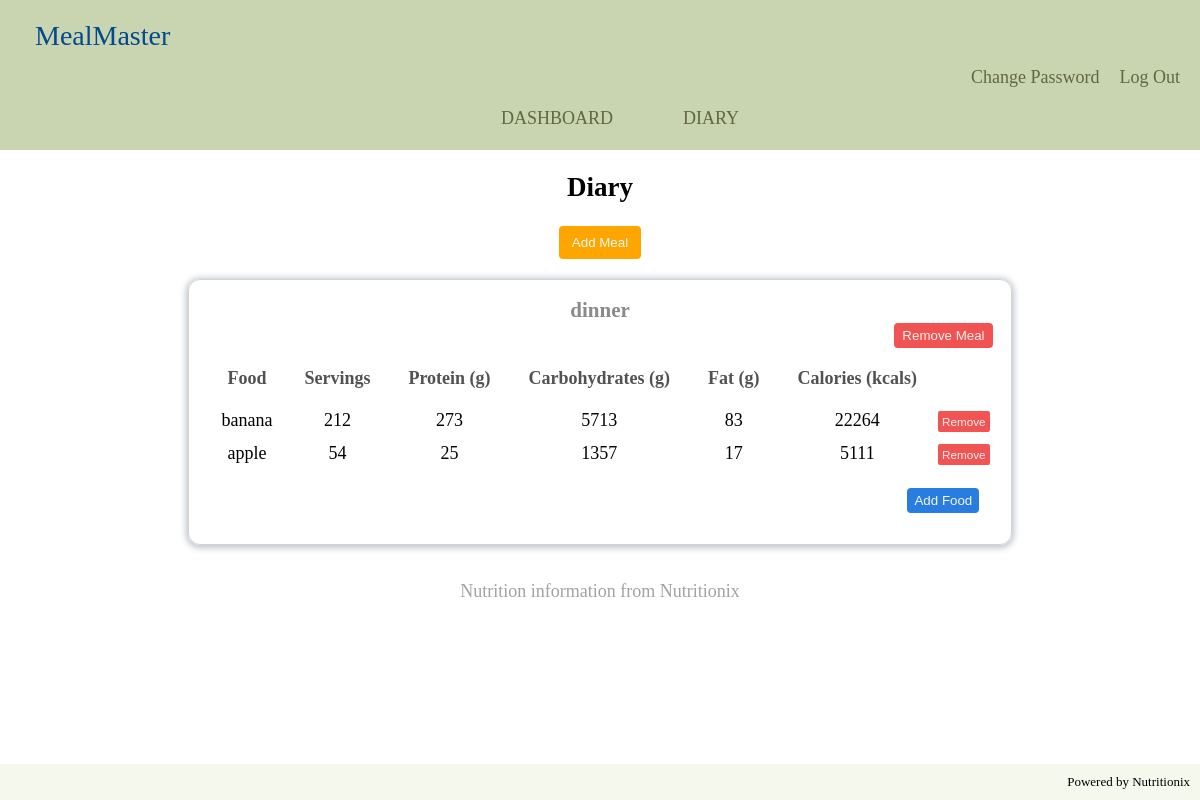
/diary (signed in), run on the app's committed database.
### tables this page shows
CREATE TABLE "meals" (meal_id INTEGER PRIMARY KEY NOT NULL, meal_name TEXT COLLATE NOCASE, username TEXT, FOREIGN KEY (username) REFERENCES users(username));

CREATE TABLE foods (food_id INTEGER PRIMARY KEY, food_name TEXT COLLATE NOCASE NOT NULL, servings INTEGER NOT NULL, calories INTEGER, protein INTEGER, carbohydrates INTEGER, fat INTEGER, meal_id INTEGER, FOREIGN KEY (meal_id) REFERENCES meals(meal_id));

### routes.py (the view)
@app.route("/diary")
@login_required
def diary():
    current_user = session['username']
    try:
        conn, cursor = connect_to_db()
        cursor.execute("SELECT * from meals WHERE username  = ?", (session['username'],))
        records = cursor.fetchall()
        meal_columns = [column[0] for column in cursor.description]
        meals = [dict(zip(meal_columns, record)) for record in records]
        for meal in meals:
            cursor.execute("SELECT * FROM foods WHERE meal_id = ?", (meal['meal_id'],))
            food_records = cursor.fetchall()
            food_columns = [column[0] for column in cursor.description]
            meal['foods'] = [dict(zip(food_columns, record)) for record in food_records]
        print(meal_columns, meals)
    except sqlite3.Error as e:
        flash("Error fetching meals")
        print("Error in db while fetching meals -", e)
    finally:
        conn.close()
    return render_template("diary.html", current_user=current_user, meals=meals)

### database.py (called while the page is built)
def connect_to_db():
    conn = sqlite3.connect('database.db')
    cursor = conn.cursor()
    return conn, cursor

### routes.py (called while the page is built)
def login_required(f):
    @wraps(f)
    def decorated_function(*args, **kwargs):
        if 'username' not in session:
            return redirect(url_for('unauthorized'))
        return f(*args, **kwargs)
    return decorated_function

### templates/diary.html (shortened to what this page needs)
{% extends "layout.html" %}
{% block link_styles %}
<link rel="stylesheet" href="/static/diary.css">
{% endblock %}
{% block main %}
<section class="diary-section">
    <h2>Diary</h2>
    <form action="/add_meal" method="POST" id="add-meal-form">
        <button type="button" id="add-meal-btn">Add Meal</button>
    </form>
    {% if meals %}
        {% for meal in meals %}
            <div class="meal-tables-container">
                <div class="meal-table-box">
                    <table class="meal-table">
                        <h3 class="meal-table-name"> {{ meal['meal_name'] }} </h3>
                        <form action="/remove_meal" method="post" class="remove-meal-form">
                            <button class="remove-meal-btn">Remove Meal</button>
                        </form>
                        <thead>
                            <tr>
                                <th>Food</th>
                                <th>Servings</th>
                                <th>Protein (g)</th>
                                <th>Carbohydrates (g)</th>
                                <th>Fat (g)</th>
                                <th>Calories (kcals)</th>
                            </tr>
                        </thead>
                        <tbody>
                            {% for food in meal['foods'] %}
                                <tr>
                                    <td>{{ food['food_name'] }}</td>
                                    <td>{{ food['servings'] }}</td>
                                    <td>{{ food['protein'] }}</td>
                                    <td>{{ food['carbohydrates'] }}</td>
                                    <td>{{ food['fat'] }}</td>
                                    <td>{{ food['calories'] }}</td>
                                    <td>
                                        <form action="/remove_food" method="post">
                                            <button name="remove-food-btn" class="remove-food-btn" type="submit">Remove</button>
                                        </form>
                                    </td>
                                </tr>
                            {% endfor %}
                        </tbody>
                    </table>
                    <button class="add-food-btn">Add Food</button>
                </div>
            </div>
        {% endfor %}
        <p class="nutrition-source-credit">Nutrition information from Nutritionix</p>
    {% endif %}
{% endblock %}

### static/general.css (style rules this page uses)
body { margin: 0; padding: 0; font-size: 18px; display: flex; flex-direction: column; min-height: 100vh; }

### static/diary.css (style rules this page uses)
.diary-section { display: flex; flex-direction: column; align-items: center; }
#add-meal-form { display: flex; flex-direction: column; align-items: center; }
#add-meal-btn { padding: 9px 13px; border: 0; border-radius: 4px; background-color: orange; color: rgb(250, 250, 250); cursor: pointer; transition-duration: 0.15s; }
.meal-tables-container { display: flex; margin-top: 20px; }
.meal-table-box { display: flex; flex-direction: column; padding: 1em; border: 1px solid lightgrey; border-radius: 12px; box-shadow: 0 1px 6px 2px rgba(119, 136, 153, 0.486); margin-bottom: 1em; transition-duration: 0.25s; }
.meal-table-name { margin: 0; color: #8a8a8a; align-self: center; }
.remove-meal-btn { align-self: flex-end; padding: 5px 8px; border: 0; border-radius: 4px; background-color: rgba(240, 59, 59, 0.877); color: rgb(241, 241, 241); cursor: pointer; transition-duration: 0.15s; font-weight: 500; }
.meal-table th { font-weight: 600; color: #525252; padding: 1em; }
.meal-table tr { padding: 1em; }
.meal-table td { text-align: center; padding-bottom: 1vh; }
.remove-food-btn { font-size: 0.65em; padding: 4px 4px; background-color: rgba(240, 59, 59, 0.87); color: rgb(241, 241, 241); border: 0; border-radius: 2px; cursor: pointer; transition-duration: 0.15s; }
.add-food-btn { align-self: flex-end; padding: 5px 7px; margin: 1em; border: 0; border-radius: 4px; background-color: rgb(40, 125, 223); color: whitesmoke; cursor: pointer; }
.nutrition-source-credit { color: #a3a2a2; }

### data on the page
meals: meal_name "dinner"
foods: food_name "banana", servings "212", protein "273", carbohydrates "5713", fat "83", calories "22264"
foods: food_name "apple", servings "54", protein "25", carbohydrates "1357", fat "17", calories "5111"
